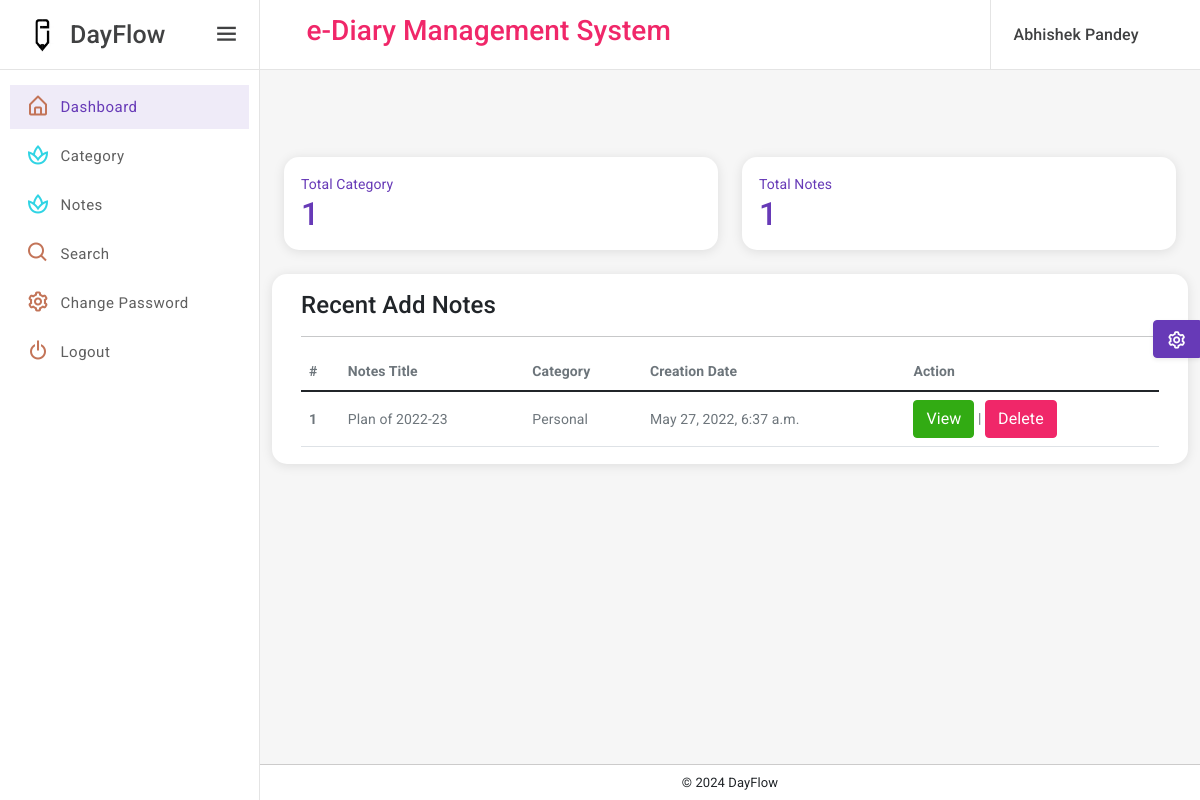
The page /user_home (signed in) on the database its author committed.
### eDiary/models.py (models this page shows, shortened)
class Notes(models.Model):
    signup = models.ForeignKey(Signup, on_delete=models.CASCADE, null=True)
    category = models.ForeignKey(Category, on_delete=models.CASCADE, null=True)
    noteTitle = models.CharField(max_length=150, null=True)
    noteDescription = models.CharField(max_length=250, null=True)
    CreationDate = models.DateTimeField(auto_now_add=True)

class Category(models.Model):
    signup = models.ForeignKey(Signup, on_delete=models.CASCADE, null=True)
    categoryName = models.CharField(max_length=150, null=True)
    CreationDate = models.DateTimeField(auto_now_add=True)

### eDiary/views.py (the view)
# urls.py: path('user_home', user_home, name='user_home'),
def user_home(request):
    if not request.user.is_authenticated:
        return redirect('user_login')
    user = User.objects.get(id=request.user.id)
    signup = Signup.objects.get(user=user)
    totalcategory = Category.objects.filter(signup=signup).count()
    totalnotes = Notes.objects.filter(signup=signup).count()
    category = Category.objects.filter(signup=signup)
    notes = Notes.objects.filter(Q(category__in=category))
    return render(request, 'user_home.html', locals())

### eDiary/templates/user_home.html
{% extends 'userbase.html' %}
{% load static %}
{% block main %}
<br><br><br>
<div class="page-wrapper">
    <div class="page-content-wrapper">
        <div class="page-content">
            <div class="row">
                <div class="col-12 col-lg-6">
                    <div class="card radius-15 overflow-hidden">
                        <a href="{% url 'manageCategory' %}">
                            <div class="card-body">
                                <div class="d-flex">
                                    <div>
                                        <p class="mb-0 font-weight-bold">Total Category</p>
                                        <h2 class="mb-0">{{totalcategory}}</h2>
                                    </div>
                                </div>
                            </div>
                        </a>
                    </div>
                </div>
                <div class="col-12 col-lg-6">
                    <div class="card radius-15 overflow-hidden">
                        <a href="{% url 'manageNotes' %}">
                            <div class="card-body">
                                <div class="d-flex">
                                    <div>
                                        <p class="mb-0 font-weight-bold">Total Notes</p>
                                        <h2 class="mb-0">{{totalnotes}}</h2>
                                    </div>
                                </div>
                            </div>
                        </a>
                    </div>
                </div>
            </div>
            <div class="row">
                <div class="card radius-15 col-xl-12">
                    <div class="card-body">
                        <div class="card-title">
                            <h4 class="mb-0">Recent Add Notes</h4>
                        </div>
                        <hr/>
                        <div class="table-responsive">
                            <table class="table mb-0">
                                <thead>
                                <tr>
                                    <th scope="col">#</th>
                                    <th scope="col">Notes Title</th>
                                    <th scope="col">Category</th>
                                    <th scope="col">Creation Date</th>
                                    <th scope="col">Action</th>
                                </tr>
                                </thead>
                                <tbody>
                                {% for i in notes %}
                                <tr>
                                    <th scope="row">{{forloop.counter}}</th>
                                    <td>{{i.noteTitle}}</td>
                                    <td>{{i.category.categoryName}}</td>
                                    <td>{{i.CreationDate}}</td>
                                    <td><a href="{% url 'viewNotes' i.id %}" class="btn btn-success">View</a> |
                                        <a href="{% url 'deleteNotes' i.id %}" onclick="return confirm('Are you sure to Delete')"
                                                class="btn btn-danger">Delete</a>
                                    </td>
                                </tr>
                                {% endfor %}
                                </tbody>
                            </table>
                        </div>
                    </div>
                </div>
            </div>
        </div>
    </div>
</div>
{% endblock %}

### eDiary/templates/userbase.html (shortened to what this page needs)
{% load static %}
<!DOCTYPE html>
<html lang="en">
  <head>
    <link
      href="{% static 'assets/plugins/vectormap/jquery-jvectormap-2.0.2.css' %}"
      rel="stylesheet"
    />
    <link
      href="{% static 'assets/plugins/simplebar/css/simplebar.css' %}"
      rel="stylesheet"
    />
    <link
      href="{% static 'assets/plugins/perfect-scrollbar/css/perfect-scrollbar.css' %}"
      rel="stylesheet"
    />
    <link
      href="{% static 'assets/plugins/metismenu/css/metisMenu.min.css' %}"
      rel="stylesheet"
    />
    <link href="{% static 'assets/css/pace.min.css' %}" rel="stylesheet" />
    <link rel="stylesheet" href="{% static 'assets/css/bootstrap.min.css' %}" />
    <link rel="stylesheet" href="{% static 'assets/css/icons.css' %}" />
    <link rel="stylesheet" href="{% static 'assets/css/app.css' %}" />
    <link rel="stylesheet" href="{% static 'assets/css/dark-sidebar.css' %}" />
    <link rel="stylesheet" href="{% static 'assets/css/dark-theme.css' %}" />
  </head>
  <body>
    <div class="wrapper">
      <div class="sidebar-wrapper" data-simplebar="true">
        <div class="sidebar-header">
          <div class="">
            <img
              src="{% static 'assets/images/logo.jpeg' %}"
              class="logo-icon-2"
              alt=""
            />
          </div>
          <div>
            <h4 class="logo-text">DayFlow</h4>
          </div>
          <a href="javascript:;" class="toggle-btn ms-auto">
            <i class="bx bx-menu"></i>
          </a>
        </div>
        <ul class="metismenu" id="menu">
          <li>
            <a href="{% url 'user_home' %}">
              <div class="parent-icon icon-color-8">
                <i class="bx bx-home-alt"></i>
              </div>
              <div class="menu-title">Dashboard</div>
            </a>
          </li>
          <li>
            <a href="{% url 'manageCategory' %}">
              <div class="parent-icon icon-color-10">
                <i class="bx bx-spa"></i>
              </div>
              <div class="menu-title">Category</div>
            </a>
                      </li>
          <li>
            <a href="{% url 'manageNotes' %}">
              <div class="parent-icon icon-color-10">
                <i class="bx bx-spa"></i>
              </div>
              <div class="menu-title">Notes</div>
            </a>
          </li>
          <li>
            <a href="{% url 'searchNotes' %}">
              <div class="parent-icon icon-color-8">
                <i class="bx bx-search"></i>
              </div>
              <div class="menu-title">Search</div>
            </a>
          </li>
          <li>
            <a href="{% url 'changePassword' %}">
              <div class="parent-icon icon-color-8">
                <i class="bx bx-cog"></i>
              </div>
              <div class="menu-title">Change Password</div>
            </a>
          </li>
          <li>
            <a href="/logout">
              <div class="parent-icon icon-color-8">
                <i class="bx bx-power-off"></i>
              </div>
              <div class="menu-title">Logout</div>
            </a>
          </li>
        </ul>
      </div>
      <header class="top-header">
        <nav class="navbar navbar-expand">
          <div class="flex-grow-1 search-bar">
            <div class="input-group">
              <center>
                <h3 class="text-danger">e-Diary Management System</h3>
              </center>
            </div>
          </div>
          <div class="right-topbar ms-auto">
            <ul class="navbar-nav">
              <li class="nav-item dropdown dropdown-user-profile">
                <a
                  class="nav-link dropdown-toggle dropdown-toggle-nocaret"
                  href="javascript:;"
                  data-bs-toggle="dropdown"
                >
                  <div class="d-flex user-box align-items-center">
                    <div class="user-info">
                      <p class="user-name mb-0">
                        {{request.user.first_name}} {{request.user.last_name}}
                      </p>
                    </div>
                  </div>
                </a>
              </li>
            </ul>
          </div>
        </nav>
      </header>
      {% block main %} {% endblock %}
      <div class="footer">
        <p class="mb-0">
          &copy;
          DayFlow
        </p>
      </div>
    </div>
    <div class="switcher-body">
      <button
        class="btn btn-primary btn-switcher shadow-sm"
        type="button"
        data-bs-toggle="offcanvas"
        data-bs-target="#offcanvasScrolling"
        aria-controls="offcanvasScrolling"
      >
        <i class="bx bx-cog bx-spin"></i>
      </button>
    </div>
  </body>
</html>

### rows shown on the page
Notes: noteTitle "Plan of 2022-23", category.categoryName "Personal", CreationDate "May 27, 2022, 6:37 a.m."

### other values the page prints
{{ request.user.first_name }} "Abhishek"
{{ request.user.last_name }} "Pandey"
{{ totalcategory }} "1"
{{ totalnotes }} "1"
